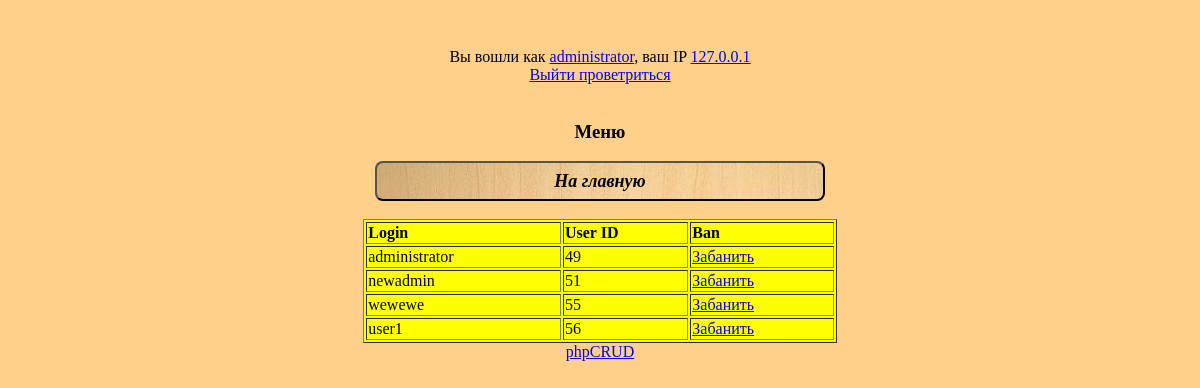
Page /members.php (signed in) on the committed database.
### tables this page shows
CREATE TABLE `user` (
  `login` text NOT NULL,
  `password` varchar(255) NOT NULL,
  `user_id` int(11) NOT NULL,
  `log` varchar(255) DEFAULT NULL,
  `role` varchar(15) NOT NULL,
  `ban` varchar(3) DEFAULT NULL
);

### config.php (called while the page is built, shortened)
<?php
$db_host='localhost';
$db_name='cdrom';
$db_login='root';
$db_pass='vertrigo';
$connect_mysql_base = new mysqli($db_host, $db_login, $db_pass, $db_name);
function queryMysql($query)	{
	global $connect_mysql_base;
	$result = $connect_mysql_base->query($query);
	return $result;
}

### User.class.php (the view, shortened to what this page needs)
<?php
function checkAuth() {
    if (empty($_SESSION['login']) || empty ($_SESSION['user_id']) || empty ($_SESSION['role'])) {
	header('Location: auth.php');
    }
    else {
	$random_otvet = rand(1,5);
	switch ($random_otvet) {
            case 1:
                    $random_logout_text = "Выйти проветриться";
                    break;
	}
	$client_ip = $_SERVER['REMOTE_ADDR'];
	$user_id = $_SESSION['user_id'];
	$current_user = $_SESSION['login'];
	$role = $_SESSION['role'];
	echo "Вы вошли как <a href='user.php'>$current_user</a>, ваш IP <a target='blank' href='https://ip.osnova.news/?ip=$client_ip'>$client_ip</a>";
	echo "<br><a href='?sign_out'>$random_logout_text</a><br><br>";
    }
return $userdata = ['current_user'=>"$current_user", 'user_id'=>"$user_id", 'role'=>"$role"];
}
function getMembersList() {
    if ($_SESSION['role'] == "admin") {
        echo "<div align='center'>";
        $s = queryMysql("SELECT * FROM user ORDER by user_id");
        echo "<table border='1' width='40%' bgcolor='yellow'>";
        echo "<tr><td><b>Login</b></td> <td><b>User ID</b></td> <td><b>Ban</b></td>";
        echo "</tr>";
        for ($c=0; $c<$s->num_rows; $c++) {
            echo "<tr>";
            $f = $s->fetch_array();
            $banned = $f['ban'];
            if ($banned == '') {
                    $banned = "<a href='?ban=$f[user_id]'>Забанить</a>";
            }
            else {$banned = "<a href='?unban=$f[user_id]'>Разбанить</a>";}
            echo "<td>$f[login]</td> <td>$f[user_id]</td><td>$banned</td>";
            echo "</tr>";
        }
        echo "</table>";
    }
    else {echo "Доступ запрещён";}
}

### style.css (style rules this page uses)
body { position:relative; top: 40px; background:#FFCF8C; color:#000000; text-align:center; #border-radius: 98px 98px 98px 98px; }

### rows in the picture
user: login "administrator", user_id "49"
user: login "newadmin", user_id "51"
user: login "wewewe", user_id "55"
user: login "user1", user_id "56"

### other values in the picture
$current_user "administrator"
$client_ip "127.0.0.1"
$random_logout_text "Выйти проветриться"
